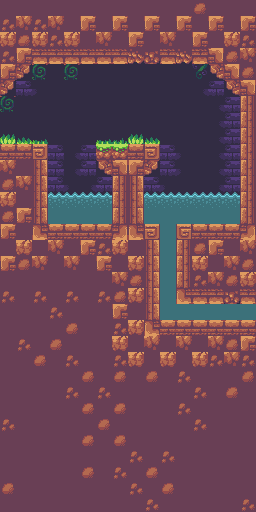

A 2D game scene composited from a Tiled map and its tileset images. What follows is a short description and the map's XML, with each tile layer's data collapsed to a summary:
An orthogonal 16x32 tile map with 16x16 px tiles, 5 tile layers (Background_1, Background_2, Background_3, Collisions_1, ...), 2 tilesets and 1 object (GameSaver).

<map version="1.10" tiledversion="1.11.2" orientation="orthogonal" renderorder="right-down" compressionlevel="0" width="16" height="32" tilewidth="16" tileheight="16" infinite="0" backgroundcolor="#37494e" nextlayerid="8" nextobjectid="2">
 <tileset firstgid="1" name="SunnyLand_by_Ansimuz" tilewidth="16" tileheight="16" tilecount="483" columns="23" objectalignment="topleft">
  <image source="atlas/SunnyLand_by_Ansimuz-extended.png" width="368" height="336" />
 </tileset>
 <tileset firstgid="484" name="Collisions" tilewidth="16" tileheight="16" tilecount="2" columns="2" objectalignment="topleft">
  <image source="Collisions.intgrid.png" width="32" height="16" />
 </tileset>
 <layer id="1" name="Background_1" width="16" height="32">
  <data>[512 cells, 138 non-empty, 4 distinct tile ids]</data>
 </layer>
 <layer id="2" name="Background_2" width="16" height="32">
  <data>[512 cells, 15 non-empty, 1 distinct tile ids]</data>
 </layer>
 <layer id="3" name="Background_3" width="16" height="32">
  <data>[512 cells, 2 non-empty, 1 distinct tile ids]</data>
 </layer>
 <layer id="5" name="Collisions_1" width="16" height="32">
  <data>[512 cells, 424 non-empty, 19 distinct tile ids]</data>
 </layer>
 <layer id="6" name="Collisions_2" width="16" height="32">
  <data>[512 cells, 2 non-empty, 1 distinct tile ids]</data>
 </layer>
 <objectgroup id="7" name="Entities">
  <object id="1" name="GameSaver" type="GameSaver" x="112" y="96" width="16" height="16">
   <properties>
    <property name="__anchorX" type="int" value="112" />
    <property name="__anchorY" type="int" value="96" />
    <property name="__cx" type="int" value="7" />
    <property name="__cy" type="int" value="6" />
   </properties>
  </object>
 </objectgroup>
</map>
